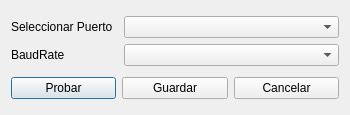
<?xml version="1.0" encoding="UTF-8"?>
<ui version="4.0">
 <class>serialConfig</class>
 <widget class="QDialog" name="serialConfig">
  <property name="windowModality">
   <enum>Qt::NonModal</enum>
  </property>
  <property name="geometry">
   <rect>
    <x>0</x>
    <y>0</y>
    <width>350</width>
    <height>115</height>
   </rect>
  </property>
  <property name="sizePolicy">
   <sizepolicy hsizetype="Fixed" vsizetype="Fixed">
    <horstretch>0</horstretch>
    <verstretch>0</verstretch>
   </sizepolicy>
  </property>
  <property name="minimumSize">
   <size>
    <width>350</width>
    <height>115</height>
   </size>
  </property>
  <property name="maximumSize">
   <size>
    <width>350</width>
    <height>115</height>
   </size>
  </property>
  <property name="windowTitle">
   <string>Configuración Puerto Serial</string>
  </property>
  <property name="windowIcon">
   <iconset resource="Icons.qrc">
    <normaloff>:/icon/logo</normaloff>:/icon/logo</iconset>
  </property>
  <property name="sizeGripEnabled">
   <bool>false</bool>
  </property>
  <property name="modal">
   <bool>true</bool>
  </property>
  <layout class="QGridLayout" name="gridLayout">
   <item row="0" column="0">
    <layout class="QGridLayout" name="gridLayout_2">
     <item row="1" column="0">
      <widget class="QLabel" name="lblBaudrate">
       <property name="text">
        <string>BaudRate</string>
       </property>
      </widget>
     </item>
     <item row="0" column="0">
      <widget class="QLabel" name="lblSelectport">
       <property name="text">
        <string>Seleccionar Puerto</string>
       </property>
      </widget>
     </item>
     <item row="0" column="1" colspan="2">
      <widget class="QComboBox" name="cboxSerialSelector"/>
     </item>
     <item row="1" column="1" colspan="2">
      <widget class="QComboBox" name="cboxBaudRate"/>
     </item>
    </layout>
   </item>
   <item row="1" column="0">
    <layout class="QHBoxLayout" name="horizontalLayout">
     <item>
      <widget class="QPushButton" name="btnTest">
       <property name="text">
        <string>Probar</string>
       </property>
      </widget>
     </item>
     <item>
      <widget class="QPushButton" name="btnSave">
       <property name="text">
        <string>Guardar</string>
       </property>
      </widget>
     </item>
     <item>
      <widget class="QPushButton" name="btnCancel">
       <property name="text">
        <string>Cancelar</string>
       </property>
      </widget>
     </item>
    </layout>
   </item>
  </layout>
 </widget>
 <resources>
  <include location="Icons.qrc"/>
 </resources>
 <connections/>
</ui>
